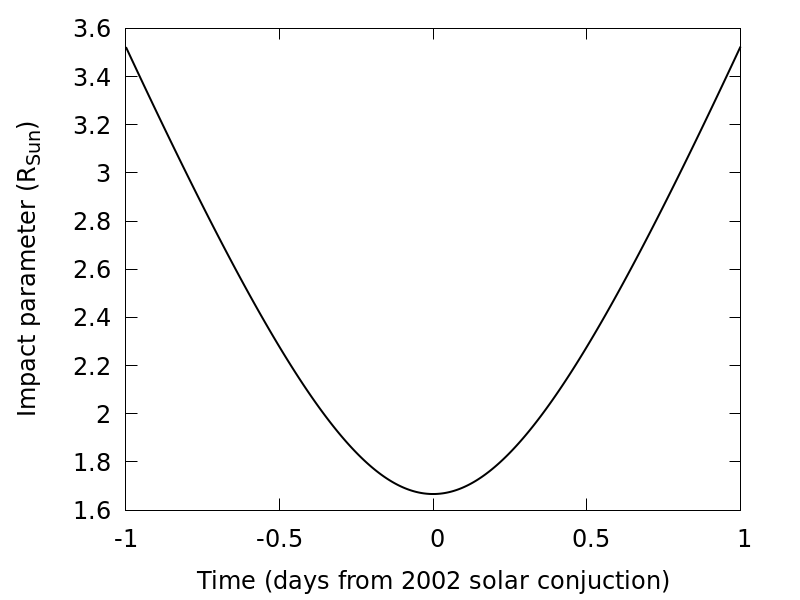

The script that saved this image:
#!/usr/bin/gnuplot -persist
#
#    
#    	G N U P L O T
#    	Version 5.4 patchlevel 4    last modified 2022-07-10 
#    
#    	Copyright (C) 1986-1993, 1998, 2004, 2007-2022
#    	Thomas Williams, Colin Kelley and many others
#    
#    	gnuplot home:     http://www.gnuplot.info
#    	faq, bugs, etc:   type "help FAQ"
#    	immediate help:   type "help"  (plot window: hit 'h')
set terminal pngcairo  background "#ffffff" enhanced font "DejaVu Sans,18" fontscale 1.0 size 800, 600 
set output 'ImpactParameter.png'
unset clip points
set clip one
unset clip two
unset clip radial
set errorbars front 1.000000 
set border 31 front lt black linewidth 1.000 dashtype solid
set zdata 
set ydata 
set xdata 
set y2data 
set x2data 
set boxwidth
set boxdepth 0
set style fill  empty border
set style rectangle back fc  bgnd fillstyle   solid 1.00 border lt -1
set style circle radius graph 0.02 
set style ellipse size graph 0.05, 0.03 angle 0 units xy
set dummy x, y
set format x "% h" 
set format y "% h" 
set format x2 "% h" 
set format y2 "% h" 
set format z "% h" 
set format cb "% h" 
set format r "% h" 
set ttics format "% h"
set timefmt "%d/%m/%y,%H:%M"
set angles radians
set tics back
unset grid
unset raxis
set theta counterclockwise right
set style parallel front  lt black linewidth 2.000 dashtype solid
set key notitle
set key fixed right top vertical Right noreverse enhanced autotitle nobox
set key noinvert samplen 4 spacing 1 width 0 height 0 
set key maxcolumns 0 maxrows 0
set key noopaque
unset label
unset arrow
unset style line
unset style arrow
set style histogram clustered gap 2 title textcolor lt -1
unset object
unset walls
set style textbox  transparent margins  1.0,  1.0 border  lt -1 linewidth  1.0
set offsets 0, 0, 0, 0
set pointsize 1
set pointintervalbox 1
set encoding default
unset polar
unset parametric
unset spiderplot
unset decimalsign
unset micro
unset minussign
set view 60, 30, 1, 1
set view azimuth 0
set rgbmax 255
set samples 100, 100
set isosamples 10, 10
set surface implicit
set surface
unset contour
set cntrlabel  format '%8.3g' font '' start 5 interval 20
set mapping cartesian
set datafile separator whitespace
set datafile nocolumnheaders
unset hidden3d
set cntrparam order 4
set cntrparam linear
set cntrparam levels 5
set cntrparam levels auto
set cntrparam firstlinetype 0 unsorted
set cntrparam points 5
set size ratio 0 1,1
set origin 0,0
set style data points
set style function lines
unset xzeroaxis
unset yzeroaxis
unset zzeroaxis
unset x2zeroaxis
unset y2zeroaxis
set xyplane relative 0.5
set tics scale  1, 0.5, 1, 1, 1
set mxtics default
set mytics default
set mztics default
set mx2tics default
set my2tics default
set mcbtics default
set mrtics default
set nomttics
set xtics border in scale 1,0.5 mirror norotate  autojustify
set xtics  norangelimit autofreq 
set ytics border in scale 1,0.5 mirror norotate  autojustify
set ytics  norangelimit autofreq 
set ztics border in scale 1,0.5 nomirror norotate  autojustify
set ztics  norangelimit autofreq 
unset x2tics
unset y2tics
set cbtics border in scale 1,0.5 mirror norotate  autojustify
set cbtics  norangelimit autofreq 
set rtics axis in scale 1,0.5 nomirror norotate  autojustify
set rtics  norangelimit autofreq 
unset ttics
set title "" 
set title  font "" textcolor lt -1 norotate
set timestamp bottom 
set timestamp "" 
set timestamp  font "" textcolor lt -1 norotate
set trange [ * : * ] noreverse nowriteback
set urange [ * : * ] noreverse nowriteback
set vrange [ * : * ] noreverse nowriteback
set xlabel "Time (days from 2002 solar conjuction)" 
set xlabel  font "" textcolor lt -1 norotate
set x2label "" 
set x2label  font "" textcolor lt -1 norotate
set xrange [ * : * ] noreverse writeback
set x2range [ * : * ] noreverse writeback
set ylabel "Impact parameter (R_{Sun})" 
set ylabel  font "" textcolor lt -1 rotate
set y2label "" 
set y2label  font "" textcolor lt -1 rotate
set yrange [ * : * ] noreverse writeback
set y2range [ * : * ] noreverse writeback
set zlabel "" 
set zlabel  font "" textcolor lt -1 norotate
set zrange [ * : * ] noreverse writeback
set cblabel "" 
set cblabel  font "" textcolor lt -1 rotate
set cbrange [ * : * ] noreverse writeback
set rlabel "" 
set rlabel  font "" textcolor lt -1 norotate
set rrange [ * : * ] noreverse writeback
unset logscale
unset jitter
set zero 1e-08
set lmargin  -1
set bmargin  -1
set rmargin  -1
set tmargin  -1
set locale "en_US.UTF-8"
set pm3d explicit at s
set pm3d scansautomatic
set pm3d interpolate 1,1 flush begin noftriangles noborder corners2color mean
set pm3d clip z 
set pm3d nolighting
set palette positive nops_allcF maxcolors 0 gamma 1.5 color model RGB 
set palette rgbformulae 7, 5, 15
set colorbox default
set colorbox vertical origin screen 0.9, 0.2 size screen 0.05, 0.6 front  noinvert bdefault
set style boxplot candles range  1.50 outliers pt 7 separation 1 labels auto unsorted
set loadpath 
set fontpath
set psdir
set fit brief errorvariables nocovariancevariables errorscaling prescale nowrap v5
GNUTERM = "qt"
I = {0.0, 1.0}
VoxelDistance = 0.0
## Last datafile plotted: "params_vs_time.dat"
plot [-1:1] "../params_vs_time.dat" u 1:3 w l lw 2 lc rgb "black" notitle
#    EOF
